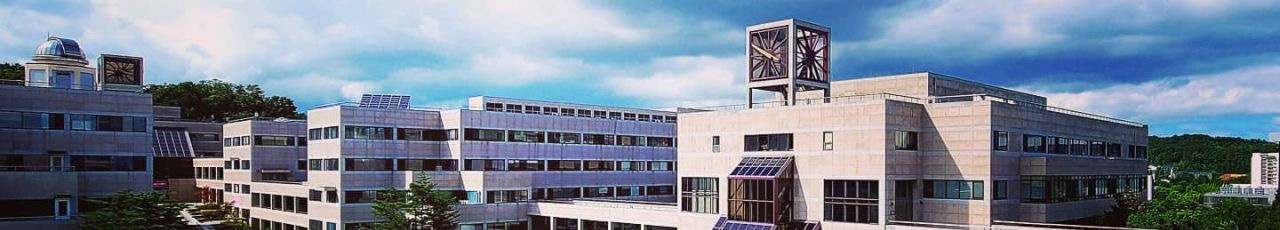
#> input picture art/campus-band.jpg, 1280 x 230 px
$ python cut-sky.py ../art/campus-band.jpg
#> lines starting #> are read from the running program, lines starting #| are printed output that depends on the picture; after the words box and inside, x2 and y2 are one past the last pixel; in counts of white or black regions, pixels touching at a corner belong together
#> in main, im is the input picture: PIL image 1280x230 RGB; mean R, G, B 120.5, 131.8, 149
#!/usr/bin/env python3
"""Cut the sky out of the campus photograph, leaving the buildings.

    python3 tools/cut-sky.py ~/Downloads/postech.jpg -o static/campus-cut.png

Writes a PNG with an alpha channel: everything that is sky is transparent, so
the buildings can be set on any ground the poster happens to have.

How it decides. Sky here is two things at once — blue where it is open and
white where it is cloud — and the building is a light warm grey that a
brightness threshold alone would take with it. Two tests are used instead:

  blue-ness   B - R, which is strongly positive for open sky, near zero for
              concrete, and negative for the warm stone of the facade
  luminance   for the cloud, which has no blue-ness left in it

and then the answer is restricted to the region connected to the top edge. That
last step is what keeps the pale plaza, the white car and the sunlit roof — all
of which pass the colour tests — because none of them touch the sky.

The edge is feathered by a pixel or so afterwards. A hard alpha edge on a
photograph reads as a cut-out even at poster size, and the halo of sky left in
the feather is darkened rather than left bright, so the fringe does not glow
against a dark ground.

Needs Pillow, NumPy and SciPy. Local tool only.
"""

import argparse
import sys
from pathlib import Path

try:
    import numpy as np
    from PIL import Image, ImageFilter, ImageOps
    from scipy import ndimage as ndi
except ModuleNotFoundError as exc:  # pragma: no cover
    sys.exit(f"missing dependency '{exc.name}'\n  pip install pillow numpy scipy")


def sky_mask(rgb, blue_strong, blue_weak, bright, top_band, speck):
    """True where the pixel belongs to the sky.

    Neither test works alone, and the numbers say why. Sampled from this
    photograph: open sky at its deepest is B-R +146 but only luminance 150,
    which is darker than the plaza at 201; the building's upper floors are B-R
    +30, which is as blue as the pale sky above them. So one test catches the
    blue, and a second catches the cloud — which has no blue left in it but is
    brighter than anything on the ground.
    """
#> called with blue_strong = 60, blue_weak = 0, bright = 172, top_band = 0.06, speck = 9000
    r = rgb[:, :, 0].astype(np.int16)
    g = rgb[:, :, 1].astype(np.int16)
    b = rgb[:, :, 2].astype(np.int16)
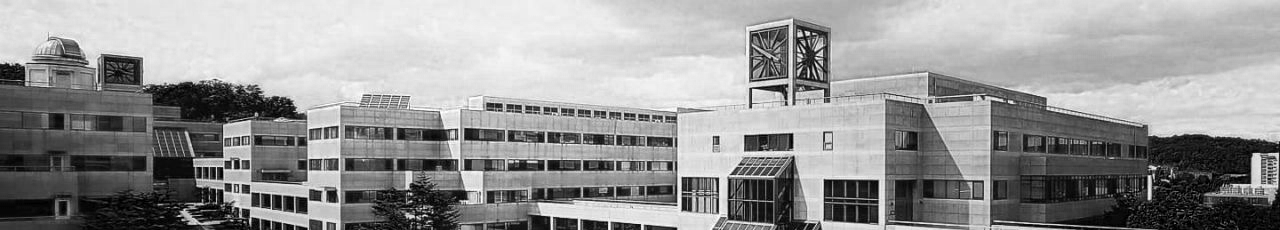
#> b: shape (230, 1280) int16; min 0, max 255, mean 149
    lum = 0.2126 * r + 0.7152 * g + 0.0722 * b

    looks_like_sky = ((b - r) >= blue_strong) | (((b - r) >= blue_weak) & (lum >= bright))
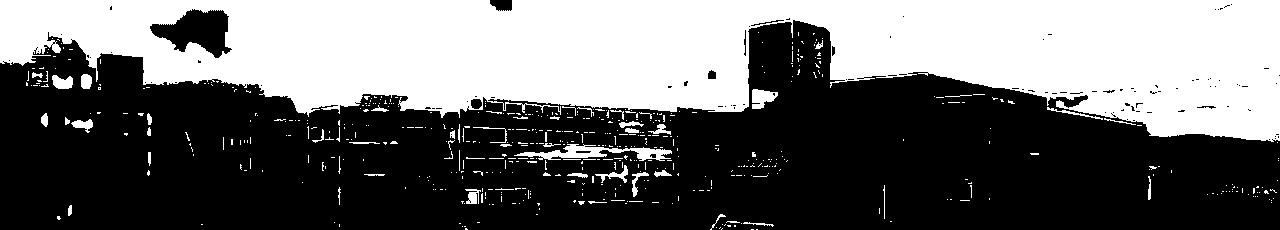
#> looks_like_sky: shape (230, 1280) bool; 41.4% white; 556 white regions (501 under 20 px), largest, box (x1, y1, x2, y2) and area: (0, 0, 1280, 142) 115758, (514, 144, 672, 161) 1099, (752, 89, 778, 109) 343

    # Only what the sky can actually reach. The plaza is as bright as the cloud
    # and the roof is as pale as the haze; neither is joined to the top of the
    # frame, and that is the whole difference.
    h = rgb.shape[0]
#> h = 230
    seeds = np.zeros(looks_like_sky.shape, bool)
    seeds[: max(1, int(h * top_band))] = True
    labels, n = ndi.label(looks_like_sky)
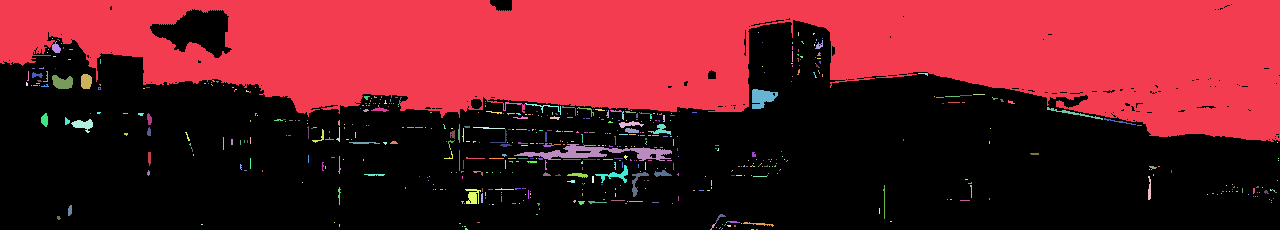
#> labels: shape (230, 1280) int32; 622 distinct labels, from 0 to 621; one colour per label, 0 black
#> n = 621
    if not n:
        return looks_like_sky
    keep = set(np.unique(labels[seeds & looks_like_sky]))
#> keep = 1 item
    keep.discard(0)
    mask = np.isin(labels, list(keep))
#> mask: shape (230, 1280) bool; 39.2% white; 1 white region, box (x1, y1, x2, y2) and area: (0, 0, 1280, 142) 115534

    # Close the small holes the cloud edges leave, then drop specks.
    mask = ndi.binary_closing(mask, np.ones((5, 5), bool))
#> mask: shape (230, 1280) bool; 38.6% white; 1 white region, box (x1, y1, x2, y2) and area: (2, 2, 1278, 142) 113666
    mask = ndi.binary_opening(mask, np.ones((3, 3), bool))
#> mask: shape (230, 1280) bool; 38.6% white; 2 white regions (1 under 20 px), largest, box (x1, y1, x2, y2) and area: (2, 2, 1278, 142) 113501

    # Cloud interiors that the darker edge of their own cloud cut off from the
    # rest of the sky are left behind as bright islands floating in it. Anything
    # small and entirely surrounded by sky is one of those: the subject reaches
    # the bottom of the frame, so it is never enclosed.
    holes, hn = ndi.label(~mask)
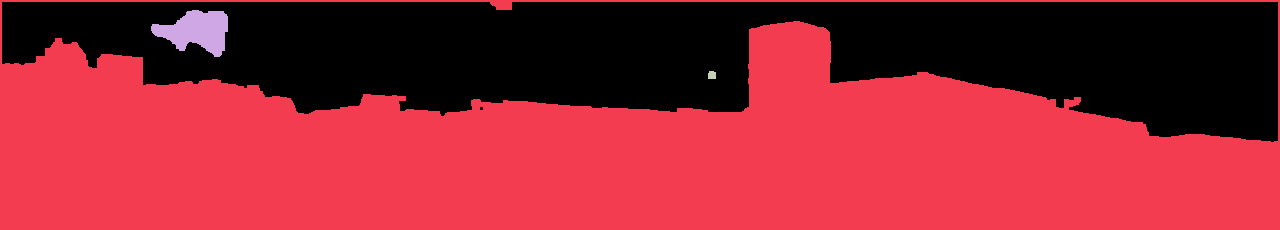
#> holes: shape (230, 1280) int32; 4 distinct labels, from 0 to 3; one colour per label, 0 black
#> hn = 3
    if hn:
        border = set(np.unique(np.concatenate([holes[0], holes[-1], holes[:, 0], holes[:, -1]])))
#> border = 1 item
        sizes = ndi.sum(~mask, holes, range(1, hn + 1))
#> sizes = [178633, 2197, 60]
        for i, size in enumerate(sizes, start=1):
            if i not in border and size <= speck:
                mask[holes == i] = True
#> this loop made 3 passes
#> size on passes 1 to 3: 178633, 2197, 60
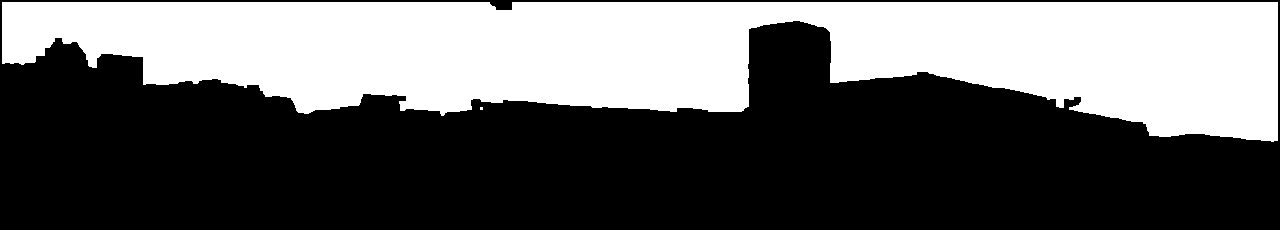
#> mask: shape (230, 1280) bool; 39.3% white; 2 white regions (1 under 20 px), largest, box (x1, y1, x2, y2) and area: (2, 2, 1278, 142) 115758
    return mask


def main(source, out_path, blue_strong, blue_weak, bright, top_band, feather, keep_largest, speck):
    im = ImageOps.exif_transpose(Image.open(source)).convert("RGB")
    rgb = np.asarray(im)
    mask = sky_mask(rgb, blue_strong, blue_weak, bright, top_band, speck)

    alpha = np.where(mask, 0, 255).astype(np.uint8)
    if keep_largest:
        # The subject is one connected mass; anything else that survived is a
        # scrap of foliage floating in the sky.
        labels, n = ndi.label(alpha > 0)
        if n > 1:
            sizes = ndi.sum(alpha > 0, labels, range(1, n + 1))
            alpha = np.where(labels == (int(np.argmax(sizes)) + 1), 255, 0).astype(np.uint8)

    a = Image.fromarray(alpha, "L")
    if feather > 0:
        a = a.filter(ImageFilter.GaussianBlur(feather))
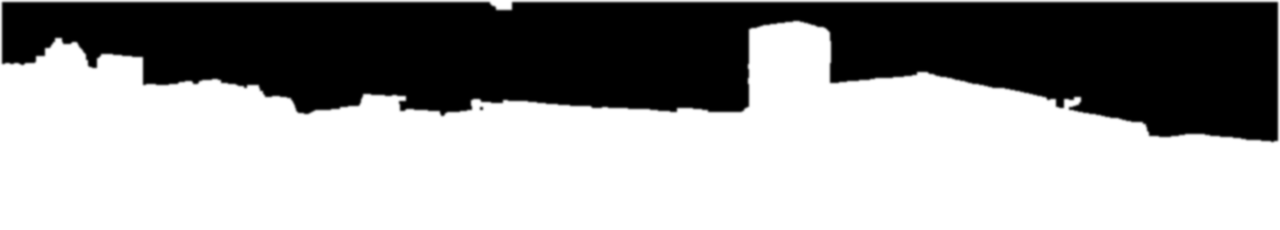
#> a: PIL image 1280x230 L; min 0, max 255, mean 154.7

    # Darken what is left of the sky inside the feather, so the fringe does not
    # glow when the cut-out is placed on something dark.
    edge = (np.asarray(a, np.float64) / 255.0)[:, :, None]
    inner = np.asarray(im.filter(ImageFilter.GaussianBlur(2)), np.float64)
    flat = rgb * edge + inner * (1 - edge) * 0.55
    out = Image.fromarray(np.clip(flat, 0, 255).astype(np.uint8), "RGB")
    out.putalpha(a)
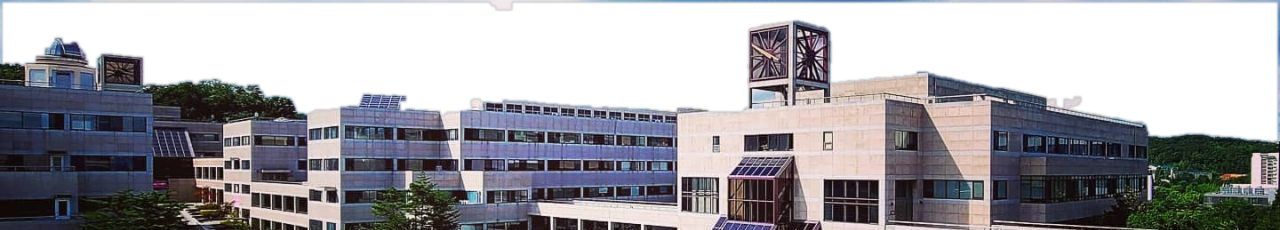
#> out: PIL image 1280x230 RGBA; mean R, G, B, A 93.8, 99.3, 111.1, 154.7; transparent parts drawn white

    out_path = Path(out_path)
    out_path.parent.mkdir(parents=True, exist_ok=True)
    out.save(out_path)
    cut = float((alpha == 0).mean())
#> cut = 0.393
    print(f"  sky removed: {cut * 100:.1f}% of the frame")
#|   sky removed: 39.3% of the frame
#> (the run stopped early here; a loop or call above may not have finished)
